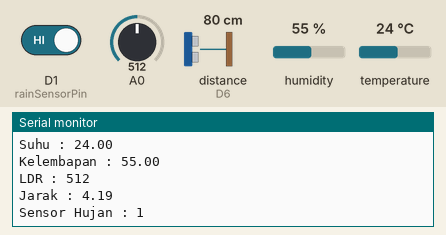
A sketch run on a simulated ESP8266 (NodeMCU). Parts: the last lines printed to the serial monitor. Wiring (inferred from the names in the program): ultrasonic range finder: trigger D5; echo D6. The inputs (shaded band) are chosen by the test bench; at power-on: distance to the obstacle (sensor on D6) 80 cm, humidity 55 %, A0 = 512, D1 (rainSensorPin) HIGH, temperature 24 °C. The echo pulse lasts 58.3 µs per cm; WiFi joins after 1.5 s; servers stay silent unless stated; uploads are accepted with an empty reply.

Above: at 2.7 s.
2.8 s: distance to the obstacle (sensor on D6) set to 2 cm
At 8.1 s:
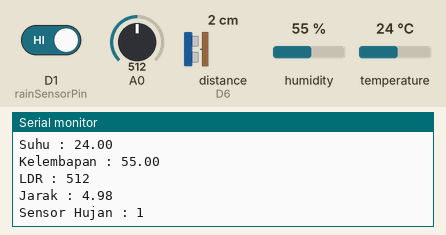
8.9 s: humidity set to 22 %
15.0 s: A0 set to 716
At 19.1 s:
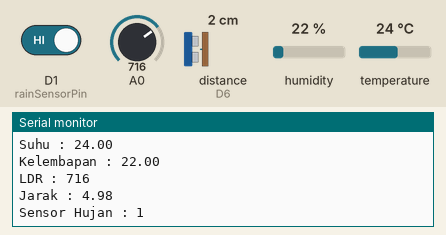
21.1 s: D1 (rainSensorPin) driven LOW
At 24.6 s:
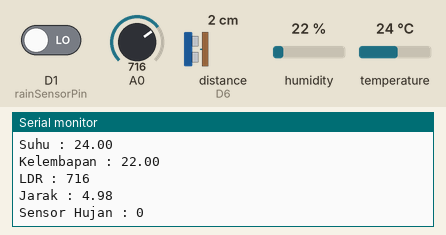
27.2 s: temperature set to 12 °C
33.3 s: distance to the obstacle (sensor on D6) set to 4 cm
At 35.5 s:
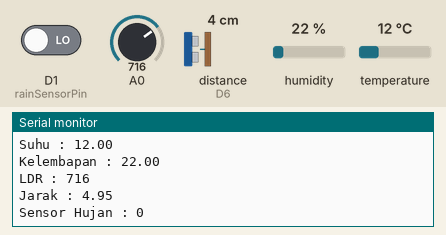
Timing chart, 0 to 37.0 s (numbered marks = the images above; inputs shaded):
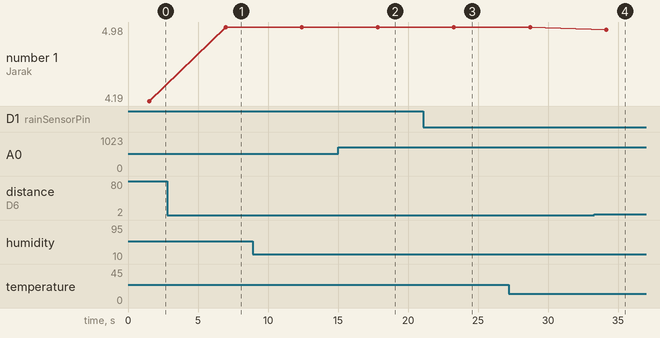

The sketch:

Monitoring_Cuaca.ino
```cpp
#include <ESP8266HTTPClient.h>
#include <ESP8266WiFi.h>
#include "DHT.h"

#define DHTPIN D4
#define DHTTYPE DHT11
#define triggerPin D5
#define echoPin D6
#define rainSensorPin D1  // Pin untuk sensor hujan

DHT dht(DHTPIN, DHTTYPE);

const char *ssid = "Nama Wifi";
const char *pass = "Password Wifi";
const char *host = "IP Host";

void setup()
{
  // put your setup code here, to run once:
  Serial.begin(9600);
  dht.begin();
  pinMode(triggerPin, OUTPUT);
  pinMode(echoPin, INPUT);
  pinMode(rainSensorPin, INPUT);  // Set pin sensor hujan sebagai input

  WiFi.begin(ssid, pass);
  Serial.println("Connecting...");
  while (WiFi.status() != WL_CONNECTED)
  {
    Serial.println(".");
    delay(500);
  }

  Serial.println("Connected");
}

void loop()
{
  // put your main code here, to run repeatedly:
  float suhu = dht.readTemperature();
  float kelembapan = dht.readHumidity();
  int ldr = analogRead(A0);
  int rainSensorValue = digitalRead(rainSensorPin);  // Baca nilai sensor hujan

  long duration, jaraks;
  digitalWrite(triggerPin, LOW);
  delayMicroseconds(2);
  digitalWrite(triggerPin, HIGH);
  delayMicroseconds(10);
  digitalWrite(triggerPin, LOW);
  duration = pulseIn(echoPin, HIGH);
  jaraks = 500 - (duration / 2) / 29.1;
  float jarak = jaraks / 100.0;

  Serial.println("Suhu : " + String(suhu));
  Serial.println("Kelembapan : " + String(kelembapan));
  Serial.println("LDR : " + String(ldr));
  Serial.println("Jarak : " + String(jarak));
  Serial.println("Sensor Hujan : " + String(rainSensorValue));  // Tampilkan nilai sensor hujan

  WiFiClient client;
  if (!client.connect(host, 80))
  {
    Serial.println("Connection Failed");
    return;
  }

  //Proses pengiriman data ka server
  String Link;
  HTTPClient http;
  Link = "http://192.168.43.165/sensor/kirimdata.php?suhu=" + String(suhu) + "&kelembapan=" + String(kelembapan) + "&ldr=" + String(ldr) + "&jarak=" + String(jarak) + "&rain=" + String(rainSensorValue);

  http.begin(client, Link);
  http.GET();

  http.end();

  delay(5000);
}
```

Measured:
- after the input at 2.8 s, the serial monitor: prints a new line after 4.2 s (image 1)
- after the input at 15.0 s, the serial monitor: prints a new line after 2.8 s (image 2)
- after the input at 21.1 s, the serial monitor: prints a new line after 2.2 s (image 3)
- after the input at 33.3 s, the serial monitor: prints a new line after 0.86 s (image 4)
- plotted number 1: 4.19 → 4.98 after the input at 2.8 s, 4.98 → 4.95 after the input at 33.3 s
